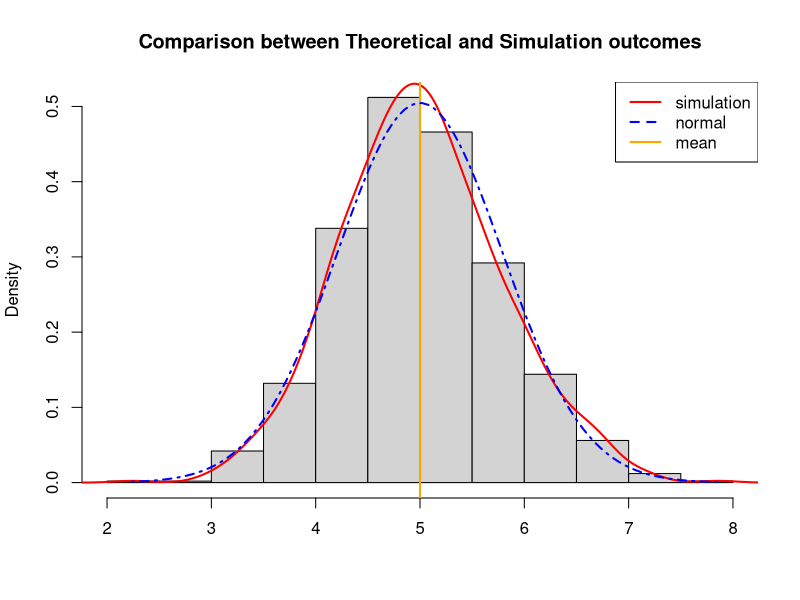

Write R code to recreate this figure.
## ---- chunk 1
# Loading libraries
library(ggplot2)

# Force results to be in English
base::invisible(Sys.setlocale("LC_ALL", "English.utf8"))

# Set seed
base::set.seed(2022)
## ---- chunk 2
# Parameters
simulations <- 1000; sample_size <- 40; lambda <- 0.2
## ---- chunk 3
# Adapting the source code given in the instructions.
mean_sample_exponential <- c()
for (i in 1 : 1000) {
    mean_sample_exponential = c(mean_sample_exponential, mean(rexp(n = 40,rate = 0.2)))
}
## ---- chunk 4
# Calculating the Theoretical Mean.
theoretical_mean <- 1 / lambda
## ---- chunk 5
# Calculating the Sample Mean of each simulation.
sample_mean <- mean(mean_sample_exponential)
## ---- chunk 6
# Using the formula to calculate Theoretical Standard Deviation
theoretical_sd <- (1/lambda)/(sqrt(sample_size))
## ---- chunk 7
# Using the sample to calculate the empirical value.
sample_sd <- sd(mean_sample_exponential)
## ---- chunk 8
# Calculating the Theoretical variance.
theoretical_varicane <- theoretical_sd^2
## ---- chunk 9
# Calculating the sample variance.
sample_variance <- sd(mean_sample_exponential)^2
## ---- chunk 10
# Histogram of averages
hist(mean_sample_exponential, breaks=20, prob=TRUE,
     main="Comparison between Theoretical and Simulation outcomes",
     xlab="")

# Draw a line of Density of the averages of samples
lines(density(mean_sample_exponential),lwd=2,col="red")

# Theoretical center of distribution. In other words, the theretical mean.
abline(v=1/lambda, col="orange",lwd=2)

# Theoretical density of the averages of the simulations samples
xfit <- seq(min(mean_sample_exponential), max(mean_sample_exponential), length=100)
yfit <- dnorm(xfit, mean=1/lambda, sd=(1/lambda/sqrt(sample_size)))

# Draw a line of Theoretical
lines(xfit, yfit, pch=20, col="blue", lty=4,lwd=2)

# Add legend in the histogram
legend('topright', c("simulation", "normal", "mean"), lty=c(1,2,1), col=c("red", "blue", "orange"),lwd=2)
## ---- chunk 11
sessionInfo()
